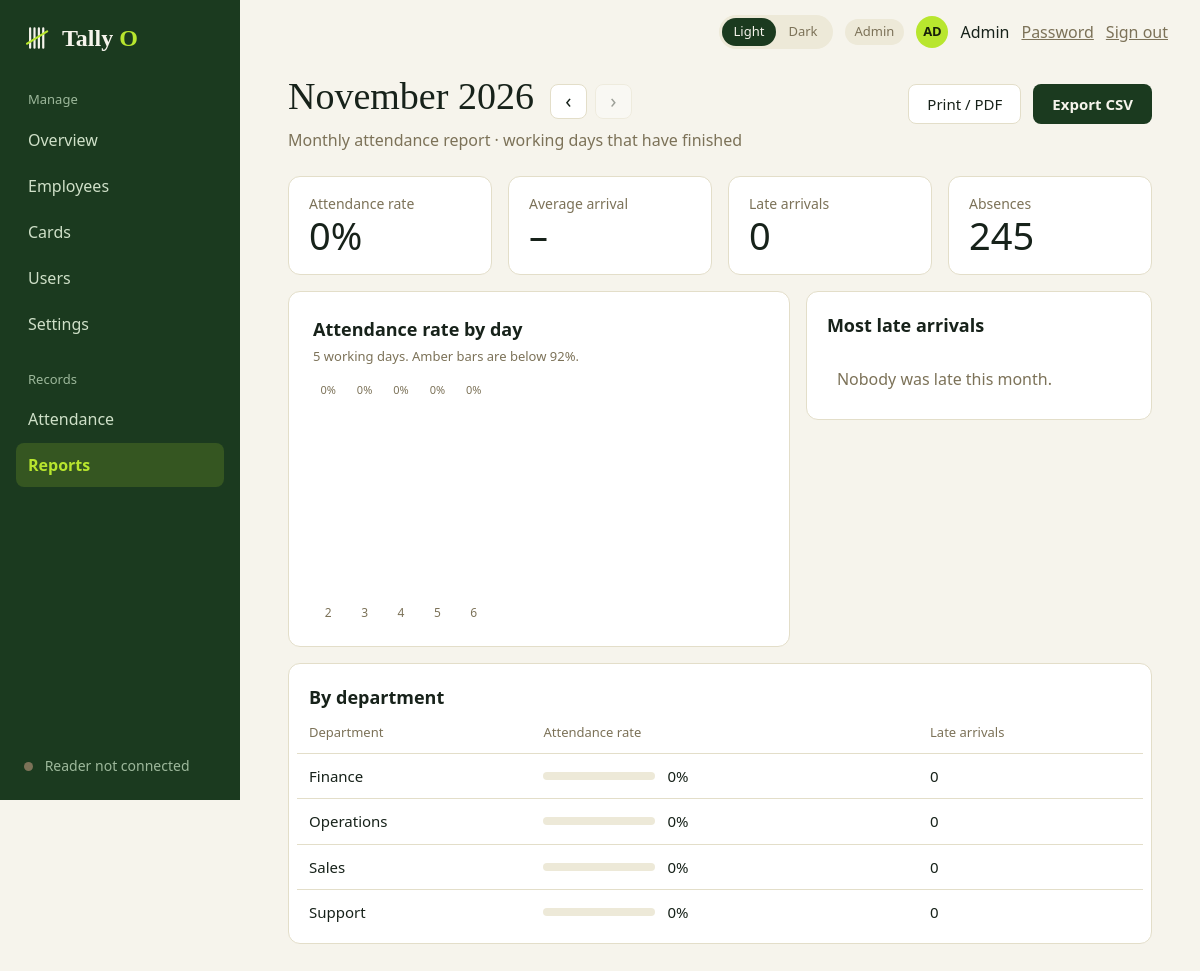
The app's page /admin/reports (signed in) with its own data.
### tables this page shows
CREATE TABLE employees (
    id            INTEGER PRIMARY KEY,
    employee_code TEXT    NOT NULL UNIQUE,              -- e.g. EMP-0142
    full_name     TEXT    NOT NULL,
    department    TEXT    NOT NULL,
    email         TEXT,
    joined_on     TEXT    NOT NULL,
    is_active     INTEGER NOT NULL DEFAULT 1 CHECK (is_active IN (0, 1))
);

### admin.py (the view)
@bp.route("/reports")
@admin_only
def reports():
    return render_template("monthly_report.html", report_endpoint="admin.reports",
                           export_endpoint="admin.reports_export",
                           **reporting.report_context(db.get_db(), request.args), **shell_context("Reports"))

### app.py (called while the page is built)
@app.context_processor
def inject_globals():
    return {"APP_NAME": APP_NAME, "APP_TAGLINE": APP_TAGLINE,
            "csrf_token": auth.csrf_token, "safe_url": safe_url,
            "reader": reader.status(db.get_db())}

@app.after_request
def no_store_when_signed_in(response):
    if "user" in session and request.endpoint != "static":
        response.headers["Cache-Control"] = "no-store"
    return response

### auth.py (called while the page is built)
def csrf_token():
    if "csrf" not in session:
        session["csrf"] = secrets.token_hex(16)
    return session["csrf"]

def login_required(view):
    @wraps(view)
    def wrapped(*args, **kwargs):
        user = session.get("user")
        if not user:
            return redirect(url_for("auth.login"))
        row = get_db().execute("SELECT is_active, must_change_password FROM users WHERE id = ?",
                               (user["id"],)).fetchone()
        if row is None or not row["is_active"]:       # deactivated since they signed in
            session.clear()
            return redirect(url_for("auth.login"))
        if row["must_change_password"] and request.endpoint not in ("account.password", "auth.logout"):
            return redirect(url_for("account.password"))
        return view(*args, **kwargs)
    return wrapped

def role_required(*roles):
    def decorator(view):
        @wraps(view)
        @login_required
        def wrapped(*args, **kwargs):
            if session["user"]["role"] not in roles:
                abort(403)
            return view(*args, **kwargs)
        return wrapped
    return decorator

### db.py (called while the page is built)
def connect(path=DEFAULT_DB):
    Path(path).parent.mkdir(parents=True, exist_ok=True)
    conn = sqlite3.connect(str(path), isolation_level=None, timeout=10)  # we run transactions ourselves
    conn.row_factory = sqlite3.Row            # rows behave like dicts: row["name"]
    conn.execute("PRAGMA foreign_keys = ON")  # SQLite ignores foreign keys unless asked
    try:
        conn.execute("PRAGMA journal_mode = DELETE")
    except sqlite3.OperationalError:
        pass                                  # busy right now; the setting is applied on a later connection
    return conn

def get_db():
    if "db" not in g:
        g.db = connect(current_app.config["DATABASE"])
    return g.db

### queries.py (called while the page is built)
def month_neighbours(first, today):
    prev = (first - timedelta(days=1)).replace(day=1)
    nxt = (first + timedelta(days=32)).replace(day=1)
    return prev, (nxt if nxt <= today.replace(day=1) else None)

### templates/monthly_report.html (shortened to what this page needs)
{% extends "app_shell.html" %}
{% block content %}
  <div class="page-head">
    <div class="row wrap gap-4">
      <h1 class="page-title">{{ month_label }}</h1>
      <span class="row gap-2 no-print">
        <a class="btn btn-secondary btn-icon" href="{{ url_for(report_endpoint, month=prev.strftime('%Y-%m')) }}" aria-label="Previous month">‹</a>
        {% if next_month %}
          <a class="btn btn-secondary btn-icon" href="{{ url_for(report_endpoint, month=next_month.strftime('%Y-%m')) }}" aria-label="Next month">›</a>
        {% else %}
          <span class="btn btn-secondary btn-icon is-disabled" aria-disabled="true" aria-label="No later month">›</span>
        {% endif %}
      </span>
    </div>
    <div class="row wrap gap-3 no-print">
      <button class="btn btn-secondary" type="button" onclick="window.print()">Print / PDF</button>
      <a class="btn" href="{{ url_for(export_endpoint, month=first.strftime('%Y-%m')) }}">Export CSV</a>
    </div>
  </div>
  <p class="muted mt-1">Monthly attendance report · working days that have finished</p>
  {% if not report.totals %}
    <div class="card card-pad mt-5"><p class="muted">There are no finished working days with records in {{ month_label }} yet.</p></div>
  {% else %}
    <div class="grid-cards mt-5">
      <div class="card tile"><div class="tile-label">Attendance rate</div><div class="tile-value">{{ report.totals.rate }}%</div></div>
      <div class="card tile"><div class="tile-label">Average arrival</div><div class="tile-value">{{ report.avg_arrival or '–' }}</div></div>
      <div class="card tile"><div class="tile-label">Late arrivals</div><div class="tile-value">{{ report.totals.late }}</div></div>
      <div class="card tile"><div class="tile-label">Absences</div><div class="tile-value">{{ report.totals.absent }}</div></div>
    </div>
    <div class="grid-main mt-4">
      <section class="card card-pad">
        <h2 class="section-title">Attendance rate by day</h2>
        <p class="muted small mt-1">{{ report.days | length }} working days. Amber bars are below {{ low_rate }}%.</p>
        <div class="chart-scroll">
          <div class="chart" role="img" aria-label="Attendance rate for each working day of {{ month_label }}">
            {% for d in report.days %}
              <div class="bar-col" title="{{ d.date | day }}: {{ d.present }} of {{ d.total }} present ({{ d.rate }}%)">
                <span class="bar-value">{{ d.rate }}%</span>
                <span class="bar-track"><span class="bar {{ 'bar-low' if d.rate < low_rate else '' }}" style="height: {{ d.rate }}%"></span></span>
                <span class="bar-label">{{ d.day_num }}</span>
              </div>
            {% endfor %}
          </div>
        </div>
      </section>
      <section class="card table-card">
        <h2 class="section-title table-title">Most late arrivals</h2>
        {% if report.top_late %}
          <table class="table">
            <thead><tr><th>Employee</th><th>Dept</th><th>Times</th></tr></thead>
            <tbody>
              {% for p in report.top_late %}
                <tr>
                  <td><div class="row"><span class="avatar">{{ p.initials }}</span><span>{{ p.name }}</span></div></td>
                  <td class="muted">{{ p.department }}</td>
                  <td>{{ p.times }}</td>
                </tr>
              {% endfor %}
            </tbody>
          </table>
        {% else %}
          <p class="empty-inline pad-x">Nobody was late this month.</p>
        {% endif %}
      </section>
    </div>
    <section class="card table-card mt-4">
      <h2 class="section-title table-title">By department</h2>
      <table class="table">
        <thead><tr><th>Department</th><th>Attendance rate</th><th>Late arrivals</th></tr></thead>
        <tbody>
          {% for d in report.departments %}
            <tr>
              <td>{{ d.name }}</td>
              <td><div class="row gap-3"><span class="meter"><span class="meter-fill {{ 'bar-low' if d.rate < low_rate else '' }}" style="width: {{ d.rate }}%"></span></span>{{ d.rate }}%</div></td>
              <td>{{ d.late }}</td>
            </tr>
          {% endfor %}
        </tbody>
      </table>
    </section>
  {% endif %}
{% endblock %}

### static/css/base.css (style rules this page uses)
:root { --font-sans: Calibri, Carlito, "Segoe UI", system-ui, -apple-system, sans-serif; --font-serif: Charter, "Bitstream Charter", "Sitka Text", Cambria, Georgia, serif; --space-1: 0.25rem; --space-2: 0.5rem; --space-3: 0.75rem; --space-4: 1rem; --space-5: 1.5rem; --space-6: 2rem; --space-7: 3rem; --radius-sm: 6px; --radius-md: 8px; --radius-lg: 12px; --radius-pill: 999px; --sidebar-width: 240px; }
:root, html[data-theme="light"] { color-scheme: light; --bg: #F6F4EC; --surface: #FFFFFF; --text: #17221A; --muted: #7C7258; --subtle: #5C6558; --line: #E3DEC9; --soft: #EDE9D8; --primary: #1B3A1F; --on-primary: #F6F4EC; --accent: #B8E62E; --on-accent: #17200A; --link: #1B3A1F; --brand-accent: #7DB82A; --ring: rgba(27, 58, 31, 0.25); --ok-bg: #E3F2BC; --ok-fg: #2E4A0B; --late-bg: #F8E7BE; --late-fg: #6B4A08; --bad-bg: #F4DAD2; --bad-fg: #7A2E22; --sidebar-bg: #1B3A1F; --sidebar-text: #CFE0C8; --sidebar-muted: #9DB89B; --sidebar-active-bg: rgba(184, 230, 46, 0.16); --sidebar-active-text: #B8E62E; }
*, *::before, *::after { box-sizing: border-box; }
* { margin: 0; }
html { -webkit-text-size-adjust: 100%; }
body { font-family: var(--font-sans); font-size: 1rem; line-height: 1.5; color: var(--text); background: var(--bg); -webkit-font-smoothing: antialiased; }
button, input, select, textarea { font: inherit; color: inherit; }
a { color: var(--link); }
.page-title { font-family: var(--font-serif); font-weight: 400; font-size: 2.375rem; line-height: 1.1; }
.section-title { font-size: 1.125rem; font-weight: 700; }
.muted { color: var(--muted); }
.btn { display: inline-flex; align-items: center; justify-content: center; gap: var(--space-2); padding: 0.625rem 1.125rem; border: 1px solid transparent; border-radius: var(--radius-md); background: var(--primary); color: var(--on-primary); font-size: 0.9375rem; font-weight: 700; line-height: 1.2; text-decoration: none; cursor: pointer; }
.btn-secondary { background: var(--surface); color: var(--text); border-color: var(--line); font-weight: 400; }
.card { background: var(--surface); border: 1px solid var(--line); border-radius: var(--radius-lg); }
.card-pad { padding: var(--space-5); }
.table-card { padding: var(--space-4) var(--space-2) var(--space-2); overflow-x: auto; }
.tile { padding: var(--space-4) 1.25rem; }
.tile-label { font-size: 0.875rem; color: var(--muted); }
.tile-value { font-size: 2.375rem; line-height: 1.15; }
.table { width: 100%; border-collapse: collapse; font-size: 0.9375rem; }
.table th { padding: 0 0.75rem 0.625rem; text-align: left; font-size: 0.8125rem; font-weight: 400; color: var(--muted); }
.table td { padding: 0.6875rem 0.75rem; border-top: 1px solid var(--line); }
.row { display: flex; align-items: center; }
.wrap { flex-wrap: wrap; }
.gap-2 { gap: var(--space-2); }
.gap-3 { gap: var(--space-3); }
.gap-4 { gap: var(--space-4); }
.mt-1 { margin-top: var(--space-1); }
.mt-4 { margin-top: var(--space-4); }
.grid-cards { display: grid; grid-template-columns: repeat(auto-fit, minmax(190px, 1fr)); gap: var(--space-4); }

### static/css/dashboard.css (style rules this page uses)
.grid-main { display: grid; grid-template-columns: minmax(0, 1.45fr) minmax(0, 1fr); gap: var(--space-4); align-items: start; margin-top: var(--space-4); }
.empty-inline { margin-top: var(--space-4); color: var(--muted); }
.page-head { display: flex; align-items: flex-start; justify-content: space-between; gap: var(--space-4); flex-wrap: wrap; }
.page-head .btn { margin-top: 0.5rem; }
.mt-5 { margin-top: var(--space-5); }
.small { font-size: 0.8125rem; }
.table-title { padding: 0.25rem 0.75rem 0.75rem; }
:root, html[data-theme="light"] { --chart-ok: #7DB82A; --chart-low: #E2A52B; }
.btn-icon { padding: 0.4rem 0.9rem; font-size: 1.25rem; line-height: 1; }
.is-disabled { opacity: 0.4; pointer-events: none; }
.pad-x { padding: 0 1.375rem 1.25rem; }
.chart-scroll { overflow-x: auto; margin-top: var(--space-4); }
.chart { display: flex; align-items: stretch; gap: 0.375rem; height: 15rem; min-width: max-content; }
.bar-col { display: flex; flex-direction: column; align-items: center; width: 1.9rem; }
.bar-value { font-size: 0.6875rem; color: var(--muted); margin-bottom: 0.25rem; }
.bar-track { flex: 1; width: 100%; display: flex; align-items: flex-end; justify-content: center; }
.bar-label { font-size: 0.75rem; color: var(--muted); margin-top: 0.375rem; }
.meter { width: 7rem; height: 0.5rem; border-radius: 4px; background: var(--soft); overflow: hidden; }

### records on screen
employees: name "Finance", rate "0", late "0"
employees: name "Operations", rate "0", late "0"
employees: name "Sales", rate "0", late "0"
employees: name "Support", rate "0", late "0"

### other values on screen
{{ APP_NAME[:-1] }} "Tally"
{{ APP_NAME[-1]|upper }} "O"
{{ group.label }} "Manage" "Records"
{{ link.name }} "Overview" "Employees" "Cards" "Users" "Settings" "Attendance" "Reports"
{{ reader.label }} "Reader not connected"
{{ role_label }} "Admin"
{{ user_initials }} "AD"
{{ user_name }} "Admin"
{{ month_label }} "November 2026"
{{ report.totals.rate }} "0"
{{ report.avg_arrival or '–' }} "–"
{{ report.totals.late }} "0"
{{ report.totals.absent }} "245"
{{ report.days | length }} "5"
{{ low_rate }} "92"
